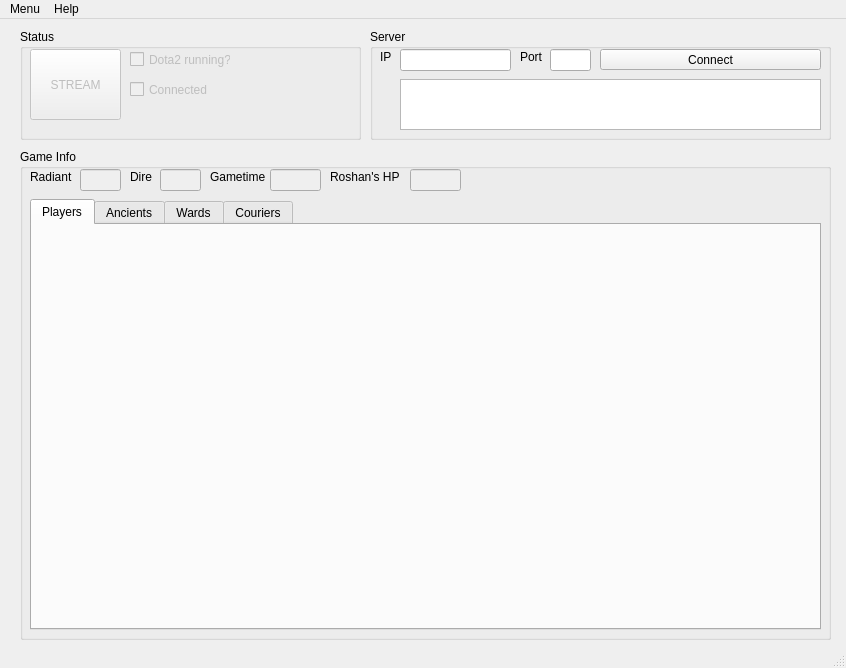
<?xml version="1.0" encoding="UTF-8"?>
<ui version="4.0">
 <class>d2h</class>
 <widget class="QMainWindow" name="d2h">
  <property name="geometry">
   <rect>
    <x>0</x>
    <y>0</y>
    <width>846</width>
    <height>668</height>
   </rect>
  </property>
  <property name="windowTitle">
   <string>MainWindow</string>
  </property>
  <widget class="QWidget" name="centralwidget">
   <widget class="QGroupBox" name="groupBox">
    <property name="geometry">
     <rect>
      <x>370</x>
      <y>10</y>
      <width>461</width>
      <height>111</height>
     </rect>
    </property>
    <property name="title">
     <string>Server</string>
    </property>
    <widget class="QListWidget" name="listWidget">
     <property name="geometry">
      <rect>
       <x>30</x>
       <y>50</y>
       <width>421</width>
       <height>51</height>
      </rect>
     </property>
     <property name="flow">
      <enum>QListView::TopToBottom</enum>
     </property>
    </widget>
    <widget class="QLineEdit" name="editPass">
     <property name="geometry">
      <rect>
       <x>180</x>
       <y>20</y>
       <width>41</width>
       <height>22</height>
      </rect>
     </property>
    </widget>
    <widget class="QLabel" name="label_9">
     <property name="geometry">
      <rect>
       <x>10</x>
       <y>20</y>
       <width>21</width>
       <height>16</height>
      </rect>
     </property>
     <property name="text">
      <string>IP</string>
     </property>
    </widget>
    <widget class="QLabel" name="label_10">
     <property name="geometry">
      <rect>
       <x>150</x>
       <y>20</y>
       <width>31</width>
       <height>16</height>
      </rect>
     </property>
     <property name="text">
      <string>Port</string>
     </property>
    </widget>
    <widget class="QLineEdit" name="editIP">
     <property name="geometry">
      <rect>
       <x>30</x>
       <y>20</y>
       <width>111</width>
       <height>22</height>
      </rect>
     </property>
    </widget>
    <widget class="QPushButton" name="pbConnect">
     <property name="geometry">
      <rect>
       <x>230</x>
       <y>20</y>
       <width>221</width>
       <height>21</height>
      </rect>
     </property>
     <property name="text">
      <string>Connect</string>
     </property>
    </widget>
   </widget>
   <widget class="QGroupBox" name="groupBox_2">
    <property name="geometry">
     <rect>
      <x>20</x>
      <y>10</y>
      <width>341</width>
      <height>111</height>
     </rect>
    </property>
    <property name="title">
     <string>Status</string>
    </property>
    <widget class="QCheckBox" name="cbDota">
     <property name="enabled">
      <bool>false</bool>
     </property>
     <property name="geometry">
      <rect>
       <x>110</x>
       <y>20</y>
       <width>101</width>
       <height>21</height>
      </rect>
     </property>
     <property name="text">
      <string>Dota2 running?</string>
     </property>
    </widget>
    <widget class="QCheckBox" name="cbConnected">
     <property name="enabled">
      <bool>false</bool>
     </property>
     <property name="geometry">
      <rect>
       <x>110</x>
       <y>50</y>
       <width>91</width>
       <height>21</height>
      </rect>
     </property>
     <property name="text">
      <string>Connected</string>
     </property>
     <property name="checked">
      <bool>false</bool>
     </property>
    </widget>
    <widget class="QPushButton" name="pbStream">
     <property name="enabled">
      <bool>false</bool>
     </property>
     <property name="geometry">
      <rect>
       <x>10</x>
       <y>20</y>
       <width>91</width>
       <height>71</height>
      </rect>
     </property>
     <property name="text">
      <string>STREAM</string>
     </property>
    </widget>
   </widget>
   <widget class="QGroupBox" name="groupBox_3">
    <property name="geometry">
     <rect>
      <x>20</x>
      <y>130</y>
      <width>811</width>
      <height>491</height>
     </rect>
    </property>
    <property name="title">
     <string>Game Info</string>
    </property>
    <widget class="QLineEdit" name="leRoshan">
     <property name="enabled">
      <bool>false</bool>
     </property>
     <property name="geometry">
      <rect>
       <x>390</x>
       <y>20</y>
       <width>51</width>
       <height>22</height>
      </rect>
     </property>
    </widget>
    <widget class="QLabel" name="label_4">
     <property name="geometry">
      <rect>
       <x>310</x>
       <y>20</y>
       <width>71</width>
       <height>16</height>
      </rect>
     </property>
     <property name="text">
      <string>Roshan's HP</string>
     </property>
    </widget>
    <widget class="QLabel" name="label">
     <property name="geometry">
      <rect>
       <x>10</x>
       <y>20</y>
       <width>53</width>
       <height>16</height>
      </rect>
     </property>
     <property name="text">
      <string>Radiant</string>
     </property>
    </widget>
    <widget class="QLineEdit" name="leDire">
     <property name="enabled">
      <bool>false</bool>
     </property>
     <property name="geometry">
      <rect>
       <x>140</x>
       <y>20</y>
       <width>41</width>
       <height>22</height>
      </rect>
     </property>
    </widget>
    <widget class="QLabel" name="label_3">
     <property name="geometry">
      <rect>
       <x>190</x>
       <y>20</y>
       <width>61</width>
       <height>16</height>
      </rect>
     </property>
     <property name="text">
      <string>Gametime</string>
     </property>
    </widget>
    <widget class="QLabel" name="label_2">
     <property name="geometry">
      <rect>
       <x>110</x>
       <y>20</y>
       <width>53</width>
       <height>16</height>
      </rect>
     </property>
     <property name="text">
      <string>Dire</string>
     </property>
    </widget>
    <widget class="QLineEdit" name="leRadiant">
     <property name="enabled">
      <bool>false</bool>
     </property>
     <property name="geometry">
      <rect>
       <x>60</x>
       <y>20</y>
       <width>41</width>
       <height>22</height>
      </rect>
     </property>
    </widget>
    <widget class="QLineEdit" name="leGametime">
     <property name="enabled">
      <bool>false</bool>
     </property>
     <property name="geometry">
      <rect>
       <x>250</x>
       <y>20</y>
       <width>51</width>
       <height>22</height>
      </rect>
     </property>
    </widget>
    <widget class="QTabWidget" name="tabWidget">
     <property name="geometry">
      <rect>
       <x>10</x>
       <y>50</y>
       <width>791</width>
       <height>431</height>
      </rect>
     </property>
     <property name="currentIndex">
      <number>0</number>
     </property>
     <widget class="QWidget" name="tab">
      <attribute name="title">
       <string>Players</string>
      </attribute>
     </widget>
     <widget class="QWidget" name="tab_3">
      <attribute name="title">
       <string>Ancients</string>
      </attribute>
     </widget>
     <widget class="QWidget" name="tab_2">
      <attribute name="title">
       <string>Wards</string>
      </attribute>
     </widget>
     <widget class="QWidget" name="tab_4">
      <attribute name="title">
       <string>Couriers</string>
      </attribute>
     </widget>
    </widget>
   </widget>
  </widget>
  <widget class="QMenuBar" name="menubar">
   <property name="geometry">
    <rect>
     <x>0</x>
     <y>0</y>
     <width>846</width>
     <height>18</height>
    </rect>
   </property>
   <widget class="QMenu" name="menuMenu">
    <property name="title">
     <string>Menu</string>
    </property>
    <addaction name="actionExit"/>
   </widget>
   <widget class="QMenu" name="menuAbout">
    <property name="title">
     <string>Help</string>
    </property>
    <addaction name="actionAbout"/>
   </widget>
   <addaction name="menuMenu"/>
   <addaction name="menuAbout"/>
  </widget>
  <widget class="QStatusBar" name="statusbar"/>
  <action name="actionAbout">
   <property name="text">
    <string>About</string>
   </property>
  </action>
  <action name="actionExit">
   <property name="text">
    <string>Exit</string>
   </property>
  </action>
 </widget>
 <resources/>
 <connections/>
</ui>
